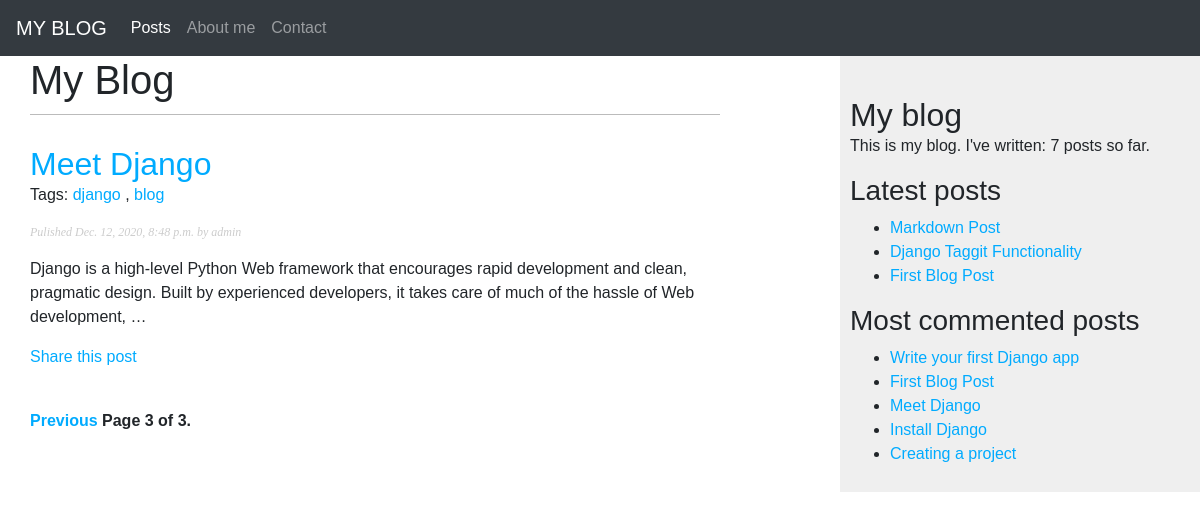
Screenshot of /myblog/?page=3 with the database file from the repository.
### myblog/models.py (models this page shows, shortened)
class Post(models.Model):
    objects = models.Manager()
    published = PublishedManager()
    STATUS_CHOICES = (
        ('draft', 'Draft'),
        ('published', 'Published'),
    )
    title = models.CharField(max_length=250)
    slug = models.SlugField(max_length=250, unique_for_date='publish')
    author = models.ForeignKey(User, on_delete=models.CASCADE, related_name='blog_post')
    body = models.TextField()
    publish = models.DateTimeField(default=timezone.now)
    created = models.DateTimeField(auto_now_add=True)
    updated = models.DateTimeField(auto_now=True)
    status = models.CharField(max_length=10, choices=STATUS_CHOICES, default='draft')
    tags = TaggableManager()
    class Meta:
        ordering = ('-publish',)
    def get_absolute_url(self):
        return reverse('myblog:single_post',
                       args=[self.publish.year,
                             self.publish.month,
                             self.publish.day,
                             self.slug]
                       )

### myblog/views.py (the view)
# urls.py: path('', views.PostList, name='post_list'),
def PostList(request, tag_slug=None):
    object_list = Post.published.all()
    tag = None
    if tag_slug:
        tag = get_object_or_404(Tag, slug=tag_slug)
        object_list = object_list.filter(tags__in=[tag])
    paginator = Paginator(object_list, 3) # 3 posts in each page
    page = request.GET.get('page') # get the current page
    try:
        posts = paginator.page(page) # obtain the objects of a desired page
    except PageNotAnInteger: # if the page isn't an integer deliver the first one
        posts = paginator.page(1)
    except EmptyPage:
        posts = paginator.page(paginator.num_pages)
    return render(
        request,
        'blog/post/list.html',
        {'page': page, # pass page number and retrieved objects to the template
        'posts': posts,
        'tag': tag},
    )

### myblog/models.py (called while the page is built)
    def get_queryset(self):
        return super(PublishedManager, self).get_queryset().filter(status='published')

### myblog/templatetags/blog_tags.py (called while the page is built)
@register.simple_tag
def total_posts():
    return Post.published.count()

@register.inclusion_tag('blog/post/latest_posts.html')
def show_latest_posts(count=5):
    latest_posts = Post.published.order_by('-publish')[:count]
    return {'latest_posts': latest_posts}

@register.simple_tag
def get_most_commented_posts(count=5):
    return Post.published.annotate(total_comments=Count('comments'))\
                        .order_by('-total_comments')[:count]

@register.filter('markdown')
def markdown_format(text):
    return mark_safe(markdown.markdown(text))

### myblog/templates/blog/post/list.html (shortened to what this page needs)
{% extends "blog/base.html" %}
{% load blog_tags %}
{% block content %}
    <h1>My Blog</h1>
        {% for post in posts %}
            <h2>
                <a href="{{ post.get_absolute_url }}">{{ post.title }}</a>
            </h2>
            <p class="tags">Tags:
                {% for tag in post.tags.all %}
                    <a href="{% url 'myblog:post_list_by_tag' tag.slug %}">
                        {{tag.name}}
                    </a>
                    {%if not forloop.last %}, {% endif %}
                {% endfor %}
            </p>
            <p class="date">
                Pulished {{post.publish}} by {{post.author}}
            </p>
            {{ post.body|markdown|truncatewords:30 }}
            <p>
                <a href="{% url 'myblog:post_share' post.id %}">
                    Share this post
                </a>
            </p>
        {% endfor %}
    {% include "blog/pagination.html" with page=posts %}
{% endblock content %}

### myblog/templates/blog/base.html (shortened to what this page needs)
{% load blog_tags %}
{% load static %}
<!DOCTYPE html>
<html lang="en">
<head>
    <link rel="stylesheet" href="{% static 'css/bootstrap.min.css' %}">
    <link rel="stylesheet" href="{% static 'css/style.css' %}">
</head>
<body>
    {% include 'blog/navbar.html' %}
    <div id="content">
        {% block content %}
        {% endblock content %}
    </div>
    <div id="sidebar">
        <h2>My blog</h2>
        <p>This is my blog. I've written: {% total_posts %} posts so far.</p>
        <h3>Latest posts</h3>
        {% show_latest_posts 3 %}
        <h3>Most commented posts</h3>
        {% get_most_commented_posts as most_commented_posts %}
        <ul>
            {%  for post in most_commented_posts %}
                <li>
                    <a href="{{ post.get_absolute_url }}">{{ post.title }}</a>
                </li>
            {% endfor %}
        </ul>
    </div>
</body>
</html>

### myblog/templates/blog/post/latest_posts.html
<ul>
    {%  for post in latest_posts %}
        <li>
            <a href="{{ post.get_absolute_url }}">{{ post.title }}</a>
        </li>
    {% endfor %}
</ul>

### static/css/style.css (style rules this page uses)
body { margin:0; padding:0; font-family:helvetica, sans-serif; }
a { color:#00abff; text-decoration:none; }
h1 { font-weight:normal; border-bottom:1px solid #bbb; padding:0 0 10px 0; }
h2 { font-weight:normal; margin:30px 0 0; }
#content { float:left; width:60%; padding:0 0 0 30px; }
#sidebar { float:right; width:30%; padding:10px; background:#efefef; height:100%; }
p.date { color:#ccc; font-family: georgia, serif; font-size: 12px; font-style: italic; }

### rows the page displays
Post: title "Meet Django", publish "Dec. 12, 2020, 8:48 p.m.", author "admin", body "Django is a high-level Python Web framework that encourages rapid development and clean, pragmatic design. Built by experienced developers, it takes care of much of the hassle of Web development, …"
Tag: name "django"
Tag: name "blog"
Post: title "Markdown Post"
Post: title "Django Taggit Functionality"
Post: title "First Blog Post"
Post: title "Write your first Django app"
Post: title "Install Django"
Post: title "Creating a project"

### other values shown
{{ page.number }} "3"
{{ page.paginator.num_pages }} "3"
